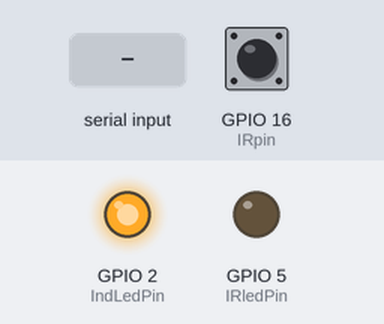
Recording of a sketch running on a simulated ESP8266 (NodeMCU). Parts: output pins drawn as LEDs (lit = HIGH). Dashed ring = blinking. The test bench sets the inputs (shaded band); at power-on: GPIO 16 (IRpin) LOW. WiFi joins after 1.5 s; servers stay silent unless stated; not simulated (calls return 0 or success): wifi_password.h; what the sketch prints to the serial monitor is not drawn.

Above: at 2.7 s.
2.8 s: "r90\n" received over Serial
At 3.6 s:
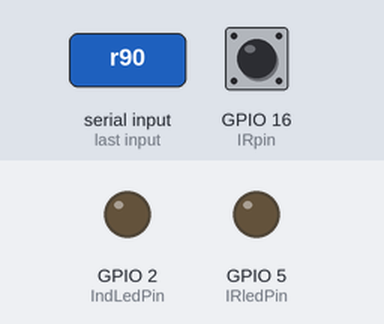
4.3 s: GPIO 16 (IRpin) driven HIGH
At 4.7 s:
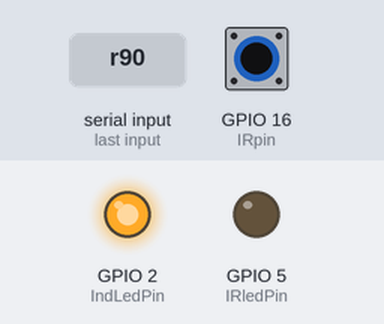
5.8 s: GPIO 16 (IRpin) driven LOW
At 7.0 s:
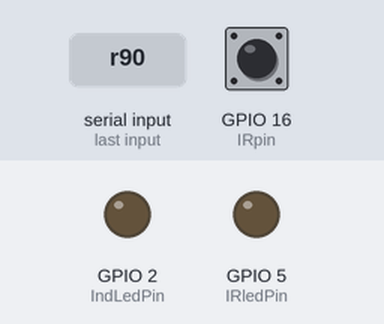
7.3 s: GPIO 16 (IRpin) pulsed HIGH 2 times (0.12 s each, 0.3 s apart)
At 7.36 s:
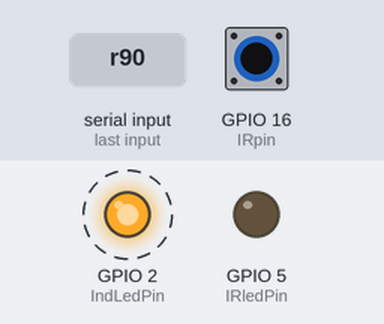
10.9 s: GPIO 16 (IRpin) pulsed HIGH 2 times (0.12 s each, 0.3 s apart)
At 11.9 s:
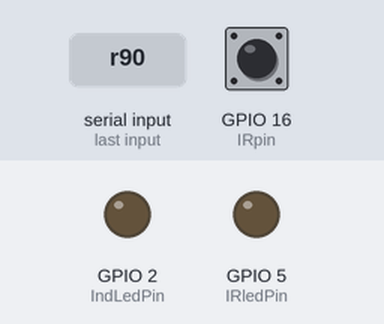
Timing chart, 0 to 13.9 s (numbered marks = the images above; inputs shaded):
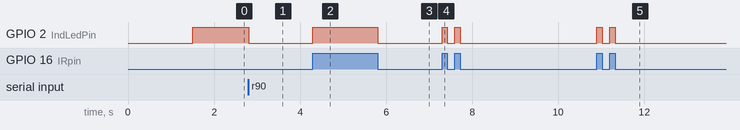

Measured:
- after the input at 2.8 s, GPIO 2 (IndLedPin): HIGH → LOW at once
- after the input at 4.3 s, GPIO 2 (IndLedPin): LOW → HIGH at once
- after the input at 5.8 s, GPIO 2 (IndLedPin): HIGH → LOW at once
- after the input at 7.3 s, GPIO 2 (IndLedPin): alternates HIGH for 0.12 s and LOW for 0.18 s, 4 changes in all, then stays LOW, starting at once
- after the input at 10.9 s, GPIO 2 (IndLedPin): alternates HIGH for 0.12 s and LOW for 0.18 s, 4 changes in all, then stays LOW, starting at once

The sketch:

irSerialSenderESP.ino
```cpp
#include <ESP8266WiFi.h>
#include "wifi_password.h" //Please comment this out, used for storing wifi password in other file.

#ifndef STASSID
#define STASSID "YOUR_WIFI_SSID"
#define STAPSK  "YOUR_WIFI_PASSWORD"
#endif

#define MAXSIZE  8192

unsigned int localPort = 8888;      //Local port to listen on
IPAddress ip(192,168,1,31);         //Fixed IP address
IPAddress gateway(192,168,1,1);
IPAddress subnet(255,255,255,0);

WiFiServer server(localPort);
WiFiClient client;
bool isconnected = false;

// Modified from this IR code.
// See the full tutorial at http://www.ladyada.net/learn/sensors/ir.html
// this code is public domain, please enjoy!

//#define IRpin_PIN      PIND
#define IRpin          16  //IR Receiver Photo Transistor Pin

// the maximum pulse we'll listen for - 65 milliseconds is a long time
#define MAXPULSE 65000

// what our timing resolution should be, larger is better
// as its more 'precise' - but too large and you wont get
// accurate timing
#define RESOLUTION 10

// we will store up to 100 pulse pairs (this is -a lot-)
uint16_t pulses[100][2];  // pair is high and low pulse
uint8_t currentpulse = 0; // index for pulses we're storing
uint8_t maxPulseCount = 99;

int IRledPin =  5;    //IR LED connected to digital pin GPIO5
int IndLedPin = 2;    //On-board indicicator LED pin

String buff;
int count = 0;
int data[200];
bool recordMode;

// The setup() method runs once, when the sketch starts

void setup()   {
  // initialize the IR digital pin as an output:
  pinMode(IRledPin, OUTPUT);
  pinMode(IndLedPin, OUTPUT);
  pinMode(IRpin, INPUT);
  Serial.begin(115200);
  Serial.println("Ready to send.");

  //WiFi
  Serial.begin(115200);
  WiFi.mode(WIFI_STA);
  WiFi.begin(STASSID, STAPSK);
  WiFi.config(ip,gateway,subnet);
  while (WiFi.status() != WL_CONNECTED) {
    Serial.print('.');
    delay(500);
  }
  Serial.print("Connected! IP address: ");
  Serial.println(WiFi.localIP());
  Serial.printf("UDP server on port %d\n", localPort);
  server.begin();
  digitalWrite(IndLedPin, HIGH);
}

void loop()
{
  //Serial Port
  if(recordMode == false) {
    if(Serial.available() > 0) {
      char c = Serial.read();
      receivedChar(c);
    }
  } else { //Record Mode
    record();
  }

  //Network
  // if there's data available, read a packet

    //TCP Network
    if(client) {
      if(client.connected()) {
        isconnected = true;
        while(client.available()>0) {
          char c = client.read();
          Serial.write(c);
          receivedChar(c);
        }
    }else{
      if(isconnected) {
        client.stop();
        Serial.println("Client Disconnected");
        isconnected = false;
      }
    }
  } else {
    client = server.available();
  }
}

void receivedChar(char c) {
  if(c == 'x') { //Send IR Command
        Serial.println(count);
        writeTcpInt(count);
        sendData();
        count = 0;
        clearData();
        //break;
      } else if (c == ',') { //Delimiter
        data[count] = buff.toInt();
        buff = "";
        count++;
      } else if (c == 'r') { //Switch to Record Mode
        Serial.println("Ready to decode IR!");
        sendTcp("Ready to decode IR!\n");
        recordMode = true;
      } else {
        buff = buff + c;
      }
}

void sendTcp(char d[]) {
  if(client) {
    if(client.connected()) {
      client.write(d);
    }
  }
}

void writeTcpInt(int num) {
  char c[16];
  itoa(num, c, 10);
  sendTcp(c);
}

void clearData() {
  for(int i=0; i<200; i++) {
    data[i] = 0;
  }
}

void sendData() {
  for(int i=0;i<count;i++) {
    if(i%2 > 0){  //Odd number
      pulseIR(data[i], true);
    }else{
      //delayMicroseconds(data[i]);
      pulseIR(data[i], false); //for delay only
    }
  }
}

void record() {
  Serial.println("record()");
  uint16_t highpulse, lowpulse;  // temporary storage timing

  currentpulse = 0;

  while (true) {
    highpulse = lowpulse = 0; // start out with no pulse length
    while (digitalRead(IRpin)) {
       // pin is still HIGH
       // count off another few microseconds
       highpulse++;
       delayMicroseconds(RESOLUTION - 2);
       if(highpulse > MAXPULSE && currentpulse == 0) {
          return;
       }

       // If the pulse is too long, we 'timed out' - either nothing
       // was received or the code is finished, so print what
       // we've grabbed so far, and then reset
       if ((highpulse >= MAXPULSE) && (currentpulse != 0)) {
        Serial.println("timeoutHigh");
         printpulses();
         currentpulse=0;
         return;
       }
    }
    // we didn't time out so lets stash the reading
    digitalWrite(IndLedPin, LOW); //Light the on-board LED
    pulses[currentpulse][0] = highpulse;

    // same as above
    while (!digitalRead(IRpin)) {
       // pin is still LOW
       lowpulse++;
       delayMicroseconds(RESOLUTION - 2);
       //if(lowpulse > MAXPULSE && currentpulse == 0) return;

       if ((lowpulse >= MAXPULSE)  && (currentpulse != 0)) {
        Serial.println("timeoutLow");
         printpulses();
         currentpulse=0;
         return;
       }
    }
    digitalWrite(IndLedPin, HIGH);
    pulses[currentpulse][1] = lowpulse;

    // we read one high-low pulse successfully, continue!
    currentpulse++;
    if(currentpulse > maxPulseCount) {
      currentpulse = 0;
      printpulses();
      return;
    }
  }
}

// This procedure sends a 38KHz pulse to the IRledPin
// for a certain # of microseconds. We'll use this whenever we need to send codes
void pulseIR(long microsecs, bool ir) {
  // we'll count down from the number of microseconds we are told to wait

  cli();  // this turns off any background interrupts
  digitalWrite(IndLedPin, LOW);
  while (microsecs > 0) {
    // 38 kHz is about 13 microseconds high and 13 microseconds low
    if(ir) {
      digitalWrite(IRledPin, HIGH);  // this takes about 3 microseconds to happen
    }else{
      digitalWrite(IRledPin, LOW); //dummy
    }
   delayMicroseconds(10+2);         // hang out for 10 microseconds
   digitalWrite(IRledPin, LOW);   // this also takes about 3 microseconds
   delayMicroseconds(10+1);         // hang out for 10 microseconds

   // so 26 microseconds altogether
   microsecs -= 23+5;//26;
  }
  digitalWrite(IndLedPin, HIGH);

  sei();  // this turns them back on
}

void printpulses(void) {
  Serial.println("printpulses()");

  client.write("[");
  for (uint8_t i = 0; i < currentpulse; i++) {
    writeTcpInt(pulses[i][0] * RESOLUTION); //OFF time
    client.write(",");
    writeTcpInt(pulses[i][1] * RESOLUTION); //ON time
    client.write(",");
  }
  client.write("x]\n");

  recordMode = false;
  //sendTcp("Ready to send.");

  Serial.println("\n\r\n\rReceived: \n\rOFF \tON");
  Serial.println(currentpulse, DEC);
  Serial.print("[");
  for (uint8_t i = 0; i < currentpulse; i++) {
    //Serial.print("delayMicroseconds(");
    Serial.print(pulses[i][0] * RESOLUTION, DEC); //OFF time
    Serial.print(",");
    Serial.print(pulses[i][1] * RESOLUTION, DEC); //ON time
    Serial.print(",");
  }
  Serial.println("x]");
  recordMode = false;
  Serial.println("Ready to send.");
}
```
